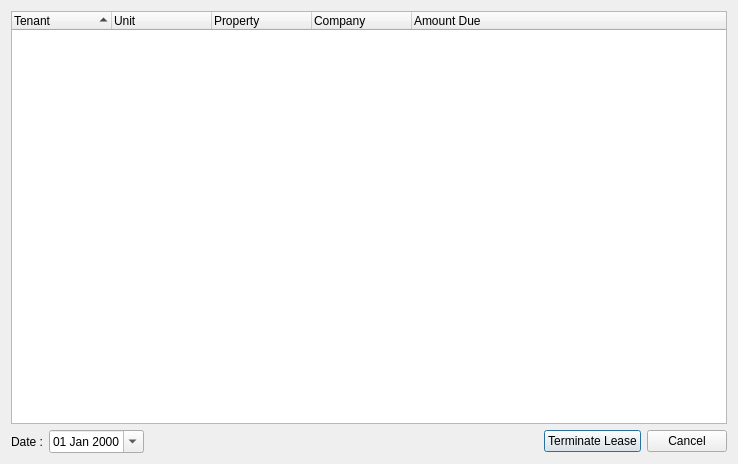
<?xml version="1.0" encoding="UTF-8"?>
<ui version="4.0">
 <class>TerminateLeaseDialog</class>
 <widget class="QDialog" name="TerminateLeaseDialog">
  <property name="geometry">
   <rect>
    <x>0</x>
    <y>0</y>
    <width>738</width>
    <height>464</height>
   </rect>
  </property>
  <property name="windowTitle">
   <string>Remove Tenant from Unit</string>
  </property>
  <layout class="QVBoxLayout" name="verticalLayout">
   <item>
    <widget class="QTreeWidget" name="trvLeases">
     <property name="alternatingRowColors">
      <bool>true</bool>
     </property>
     <property name="sortingEnabled">
      <bool>true</bool>
     </property>
     <column>
      <property name="text">
       <string>Tenant</string>
      </property>
     </column>
     <column>
      <property name="text">
       <string>Unit</string>
      </property>
     </column>
     <column>
      <property name="text">
       <string>Property</string>
      </property>
     </column>
     <column>
      <property name="text">
       <string>Company</string>
      </property>
     </column>
     <column>
      <property name="text">
       <string>Amount Due</string>
      </property>
     </column>
    </widget>
   </item>
   <item>
    <layout class="QHBoxLayout" name="horizontalLayout">
     <item>
      <widget class="QLabel" name="label_2">
       <property name="text">
        <string>Date :</string>
       </property>
      </widget>
     </item>
     <item>
      <widget class="QDateEdit" name="dtpEndOfLease">
       <property name="displayFormat">
        <string>dd MMM yyyy</string>
       </property>
       <property name="calendarPopup">
        <bool>true</bool>
       </property>
      </widget>
     </item>
     <item>
      <spacer name="horizontalSpacer">
       <property name="orientation">
        <enum>Qt::Horizontal</enum>
       </property>
       <property name="sizeHint" stdset="0">
        <size>
         <width>40</width>
         <height>20</height>
        </size>
       </property>
      </spacer>
     </item>
     <item>
      <widget class="QPushButton" name="cmdTerminateLease">
       <property name="text">
        <string>Terminate Lease</string>
       </property>
      </widget>
     </item>
     <item>
      <widget class="QPushButton" name="cmdCancel">
       <property name="text">
        <string>Cancel</string>
       </property>
      </widget>
     </item>
    </layout>
   </item>
  </layout>
 </widget>
 <resources/>
 <connections>
  <connection>
   <sender>cmdCancel</sender>
   <signal>clicked()</signal>
   <receiver>TerminateLeaseDialog</receiver>
   <slot>reject()</slot>
   <hints>
    <hint type="sourcelabel">
     <x>557</x>
     <y>376</y>
    </hint>
    <hint type="destinationlabel">
     <x>302</x>
     <y>382</y>
    </hint>
   </hints>
  </connection>
 </connections>
</ui>
